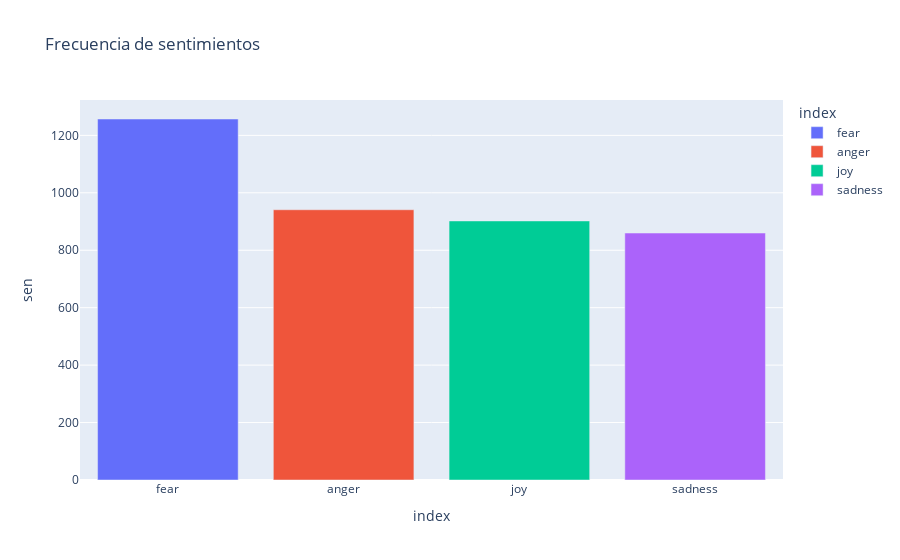

Notebook cell for this chart:
### Code cell
fig = px.bar(df_train["sen"].value_counts().to_frame().reset_index(), x="index", y="sen", color="index", title="Frecuencia de sentimientos")
fig.show()

### Figure 1 — Plotly figure (JSON) as saved in the notebook; plotly's stock layout.template omitted (floating-point values rounded to 4 significant figures)
{"data": [{"alignmentgroup": "True", "hovertemplate": "index=%{x}<br>sen=%{y}<extra></extra>", "legendgroup": "fear", "marker": {"color": "#636efa", "pattern": {"shape": ""}}, "name": "fear", "offsetgroup": "fear", "orientation": "v", "showlegend": true, "textposition": "auto", "type": "bar", "x": ["fear"], "xaxis": "x", "y": [1257], "yaxis": "y"}, {"alignmentgroup": "True", "hovertemplate": "index=%{x}<br>sen=%{y}<extra></extra>", "legendgroup": "anger", "marker": {"color": "#EF553B", "pattern": {"shape": ""}}, "name": "anger", "offsetgroup": "anger", "orientation": "v", "showlegend": true, "textposition": "auto", "type": "bar", "x": ["anger"], "xaxis": "x", "y": [941], "yaxis": "y"}, {"alignmentgroup": "True", "hovertemplate": "index=%{x}<br>sen=%{y}<extra></extra>", "legendgroup": "joy", "marker": {"color": "#00cc96", "pattern": {"shape": ""}}, "name": "joy", "offsetgroup": "joy", "orientation": "v", "showlegend": true, "textposition": "auto", "type": "bar", "x": ["joy"], "xaxis": "x", "y": [902], "yaxis": "y"}, {"alignmentgroup": "True", "hovertemplate": "index=%{x}<br>sen=%{y}<extra></extra>", "legendgroup": "sadness", "marker": {"color": "#ab63fa", "pattern": {"shape": ""}}, "name": "sadness", "offsetgroup": "sadness", "orientation": "v", "showlegend": true, "textposition": "auto", "type": "bar", "x": ["sadness"], "xaxis": "x", "y": [860], "yaxis": "y"}], "layout": {"barmode": "relative", "legend": {"title": {"text": "index"}, "tracegroupgap": 0}, "title": {"text": "Frecuencia de sentimientos"}, "xaxis": {"anchor": "y", "categoryarray": ["fear", "anger", "joy", "sadness"], "categoryorder": "array", "domain": [0, 1], "title": {"text": "index"}}, "yaxis": {"anchor": "x", "domain": [0, 1], "title": {"text": "sen"}}}}
